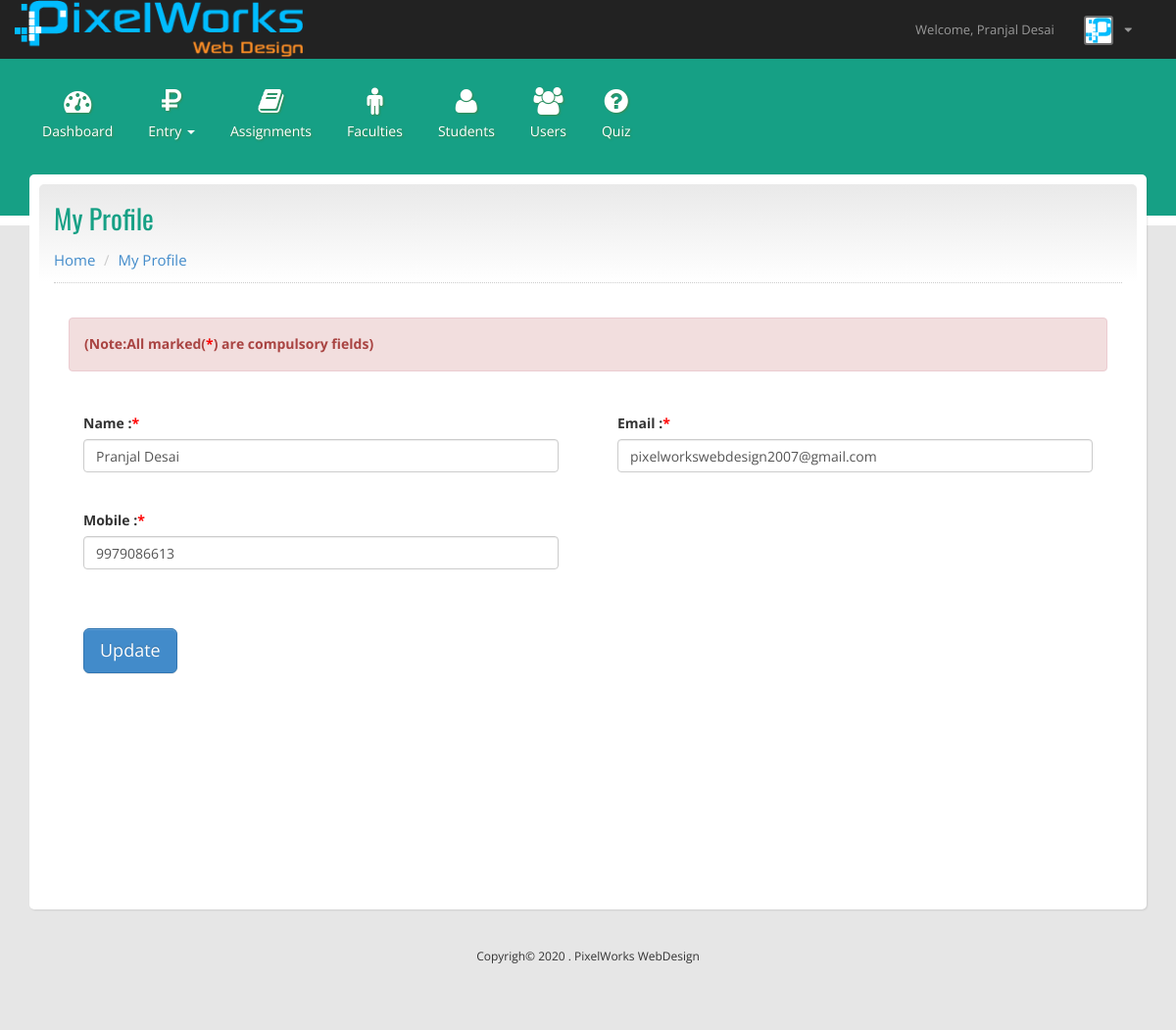
The page /profile.php (signed in) on the database its author committed.
### tables this page shows
CREATE TABLE `admin_master` (
  `id` int(200) NOT NULL COMMENT 'id',
  `name` varchar(500) DEFAULT NULL COMMENT 'name',
  `email` varchar(500) DEFAULT NULL COMMENT 'email',
  `mobile` varchar(500) DEFAULT NULL COMMENT 'mobile',
  `password` varchar(500) DEFAULT NULL COMMENT 'password',
  `type` varchar(200) DEFAULT 'MASTERADMIN' COMMENT '"''MASTERADMIN'',''FACULTY''',
  `passwordVisibility` varchar(200) DEFAULT NULL COMMENT 'show passowrd'
);

### profile.php (the view, shortened to what this page needs)
<?php include_once("header.inc.php");
?>
<div class="container">
    <div class="content">
        <div class="content-container">
            <div class="content-header">
                <h2 class="content-header-title">My Profile</h2>
                <ol class="breadcrumb">
                    <li><a href="dashboard.php">Home</a></li>
                    <li class="active"><a href="profile.php">My Profile</a></li>
                </ol>
            </div>
            <?php
     $id = $_SESSION['id'];
     $get = mysql_query("SELECT * from admin_master where id =".$id."");
     $data = mysql_fetch_assoc($get);
            ?>
            <form method="post" id="validate-basic" action="profile.php" class="form parsley-form"
                data-validate="parsley" enctype="multipart/form-data">
                <div class="col-md-12">
                    <div class="alert alert-danger"><strong>(Note:All marked(<strong style="color:Red">*</strong>) are
                            compulsory fields)</strong></div>
                </div>
                <div class="col-sm-12"><br></div>
                <div class="col-sm-6">
                    <label class="col-md-12">Name :<strong style="color:Red">*</strong></label>
                    <div class="form-group col-md-12">
                        <input name="name" type="text" id="name" tabindex="2" class="form-control" data-required="true"
                            data-required-message="Please Enter Name" value="<?php echo $data['name'] ?>" />
                    </div>
                </div>
                <div class="col-sm-6">
                    <label class="col-md-12">Email :<strong style="color:Red">*</strong></label>
                    <div class="form-group col-md-12">
                        <input name="email" type="email" id="email" tabindex="2" class="form-control"
                            data-required="true" data-required-message="Please Enter Email"
                            value="<?php echo $data['email'] ?>" />
                    </div>
                </div>
                <div class="col-sm-12"><br></div>
                <div class="col-sm-6">
                    <label class="col-md-12">Mobile :<strong style="color:Red">*</strong></label>
                    <div class="form-group col-md-12">
                        <input name="mobile" type="text" id="mobile" tabindex="2" class="form-control"
                            data-required="true" data-type="number" data-required-message="Please Enter Mobile"
                            data-min="10" value="<?php echo $data['mobile'] ?>" />
                    </div>
                </div>
                <div class="col-sm-6">
                </div>
                <div class="col-sm-12"><br></div>
                <div class="col-sm-12" style="padding-left:30px;">
                    <br>
                    <button type="submit" class="btn btn-secondary btn-lg" name="edit" id="edit"
                        tabindex="2">Update</button>
                </div>
            </form>
        </div>
    </div>
</div>
<?php  include_once("footer.inc.php");?>
<?php  include_once("closebody.php");?>

### css/target-admin.css (style rules this page uses)
body { font: 400 14px/1.6 'Open Sans', Verdana, Helvetica, sans-serif; background: #FFF; }
@media (min-width: 768px) { body { background: #e6e6e6; } }
h1, h2, h3, h4, h5, h6 { margin-top: 0; font-family: Oswald; font-weight: 400; }
.btn-secondary, .btn-tertiary, .btn-facebook, .btn-twitter { text-shadow: 0 -1px 0 rgba(0, 0, 0, 0.2); -webkit-box-shadow: inset 0 1px 0 rgba(255, 255, 255, 0.15), 0 1px 1px rgba(0, 0, 0, 0.075); -moz-box-shadow: inset 0 1px 0 rgba(255, 255, 255, 0.15), 0 1px 1px rgba(0, 0, 0, 0.075); box-shadow: inset 0 1px 0 rgba(255, 255, 255, 0.15), 0 1px 1px rgba(0, 0, 0, 0.075); }
.btn-secondary { color: #ffffff; background-color: #428bca; border-color: #3276b1; }
.content { position: relative; width: 100%; padding-top: 20px; background: #fff; }
.content::before { content: ""; position: absolute; top: 10px; right: 10px; left: 10px; width: auto; height: 100px; margin-top: -15px; margin-right: -25px; margin-left: -25px; background-image: -webkit-linear-gradient(top, #e9e9e9 0%, #ffffff 100%); background-image: linear-gradient(to bottom, #e9e9e9 0%, #ffffff 100%); background-repeat: repeat-x; filter: progid:DXImageTransform.Microsoft.gradient(startColorstr='#ffe9e9e9', endColorstr='#ffffffff', GradientType=0); }
.content .breadcrumb { padding: 4px 0; margin-bottom: 0; background: none; }
.content .breadcrumb > li { font-size: 15px; }
.content-container { position: relative; z-index: 101; }
.content-header { padding-bottom: .5em; margin-bottom: 2.5em; border-bottom: 1px dotted #CCC; }
.content-header-title { margin-top: 0; color: #16a085; font-size: 24px; }
@media (min-width: 768px) { .content { min-height: 750px; padding: 0; margin-top: -52px; border-top-right-radius: 5px; border-top-left-radius: 5px; border-bottom-right-radius: 5px; border-bottom-left-radius: 5px; -webkit-box-shadow: 1px 1px 2px rgba(0, 0, 0, 0.1); -moz-box-shadow: 1px 1px 2px rgba(0, 0, 0, 0.1); box-shadow: 1px 1px 2px rgba(0, 0, 0, 0.1); } }
@media (min-width: 768px) { .content::before { margin: 0; border: none; border-top-right-radius: 5px; border-top-left-radius: 5px; } }
@media (min-width: 768px) { .content-container { padding: 30px 25px 40px 25px; } }
@media (min-width: 768px) { .content-header-title { font-size: 28px; } }
.form-group { position: relative; }

### rows shown on the page
admin_master: name "Pranjal Desai", email "pixelworkswebdesign2007@gmail.com", mobile "9979086613"

### other values the page prints
$_SESSION["name"] "Pranjal Desai"
